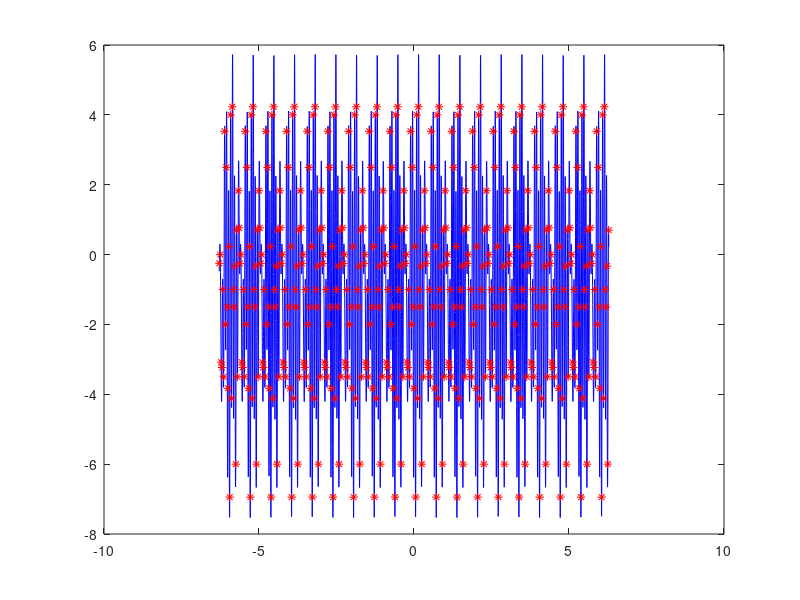

Source code (MATLAB):
%% Ex. 1
% G = 25;
% x(t)	= -1 + 3 * sin(30 * pi * t) + 4 * mod(G, 2) * sin(12 * pi * t - pi / 4) * cos(21 * pi * t) + 4 * mod(G + 1, 2) * cos(20 * pi * t + pi / 4) * sin(45 * pi * t)
%
% x(t)	= -1 + 3 * sin(30 * pi * t) + 4 * sin(12 * pi * t - pi / 4) * cos(21 * pi * t)
%		= cos(pi) + 2 * cos(9 * pi .* t + 3 * pi / 4) + 3 * cos(30 * pi .* t + 3 * pi / 2) + 2 * cos(33 * pi .* t + 5 * pi / 4)

%% Ex. 1.1
% According to the Nyquist-Shannon Theorem, the sampling frequency should
% be greater than twice the maximum frequency, i.e., Fs > 2 * F_max.
% Since mod(2 * F_max, F_0) = 0, adding a multiple of the
% critical frequency (F_0) still assures a F_0 multiple.

W0 = 3 * pi;		% mdc(0, 9 * pi, 30 * pi, 33 * pi)
Wmax = 33 * pi;	% max(0, 9 * pi, 30 * pi, 33 * pi)

% Fs = 2 * F_max + n * F_0, with F_0 > 0 (and, in this case, n = 2)
Ws = (2 * Wmax + 2 * W0);
% n = 2 assures (in this case) that Ws is a 2 * pi multiple,
% useful for the rad-to-Hz conversion

% radians to hertz conversions
F0 = W0 / (2 * pi);
Fs = Ws / (2 * pi);

% periods
T0 = 1 / F0;
Ts = 1 / Fs;

% x_t = cos(pi) + 2 * cos(9 * pi .* t_t + 3 * pi / 4) + 3 * cos(30 * pi .* t_t + 3 * pi / 2) + 2 * cos(33 * pi .* t_t + 5 * pi / 4);
% =>
% x_n = cos(pi) + 2 * cos(9 * pi * Ts * t_n + 3 * pi / 4) + 3 * cos(30 * pi * Ts * t_n + 3 * pi / 2) + 2 * cos(33 * pi * Ts * t_n + 5 * pi / 4);

%% Ex. 1.2.
N_POINTS = 5000;

t_t = linspace(-2 * pi, 2 * pi, N_POINTS);
t_n = -floor(2 * pi / Ts) : 1 : floor(2 * pi / Ts);

x_t = cos(pi) + 2 * cos(9 * pi .* t_t + 3 * pi / 4) + 3 * cos(30 * pi .* t_t + 3 * pi / 2) + 2 * cos(33 * pi .* t_t + 5 * pi / 4);
x_n = cos(pi) + 2 * cos(9 * pi * Ts * t_n + 3 * pi / 4) + 3 * cos(30 * pi * Ts * t_n + 3 * pi / 2) + 2 * cos(33 * pi * Ts * t_n + 5 * pi / 4);

plot(t_t, x_t, 'b', t_n * Ts, x_n, 'r*');

%% Ex. 1.3.
N = T0 / Ts;
t_n = 0:N - 1;

x_n = cos(pi) + 2 * cos(9 * pi * Ts * t_n + 3 * pi / 4) + 3 * cos(30 * pi * Ts * t_n + 3 * pi / 2) + 2 * cos(33 * pi * Ts * t_n + 5 * pi / 4);
X_n = fftshift(fft(x_n));

% TODO TODO TODO
% TODO stem abs(X_n)
% TODO stem angle(X_n)

%% Ex. 1.4.
c_m = X_n / N;

% TODO TODO TODO
% TODO stem abs(c_m)
% TODO stem angle(c_m)